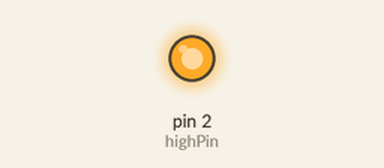
A sketch run on a simulated Arduino Uno, built with avr-gcc and run on an emulated ATmega328P. Shown: output pins drawn as LEDs (lit = HIGH). What the sketch prints to the serial monitor is not drawn.

Above: at 2.5 s.
At 7.5 s:
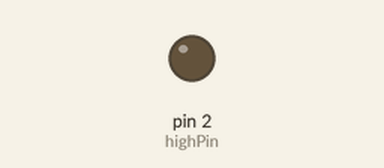
Timing chart, 0 to 13.0 s (numbered marks = the images above):
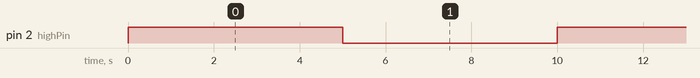

The sketch:

test.ino
```cpp
int highPin = 2;

void setup(){
  pinMode(2,OUTPUT);
  Serial.begin(9600);
}

void loop(){
  int test = digitalRead(highPin);
  if(test == 1) digitalWrite(highPin,LOW);
  else{
  digitalWrite(highPin,HIGH);
  }
  Serial.print(test);
  delay(5000);
}
```

Measured:
- by itself, pin 2 (highPin): alternates HIGH for 5.0 s and LOW for 5.0 s
